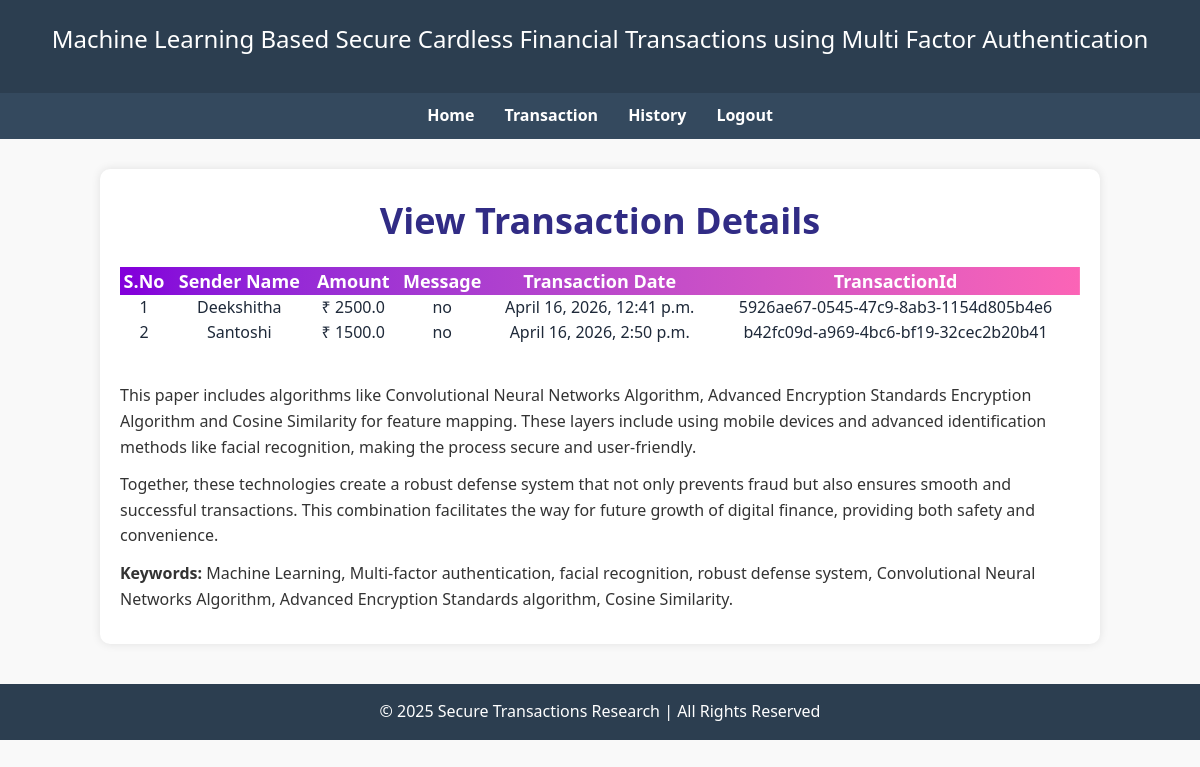
Page /viewHistory/ (signed in) on the committed database.
### users/models.py (models this page shows, shortened)
class TransactionModel(models.Model):
    sender_id = models.CharField(max_length=100)
    recipient_id = models.CharField(max_length=100)
    amount = models.FloatField()
    remarks = models.CharField(max_length=100)
    otp = models.CharField(max_length=100)
    transaction_id = models.CharField(max_length=100)
    cdate = models.DateTimeField(auto_now_add=True)
    class Meta:
        db_table = 'TransactionTable'

### users/views.py (the view)
# urls.py: path("viewHistory/", usr.viewHistory, name="viewHistory"),
def viewHistory(request):
    login_id = request.session.get('loginid')
    data = TransactionModel.objects.filter(recipient_id=login_id)
    return render(request, 'users/viewHistory.html', {'data': data})

### assets/templates/users/viewHistory.html
{% extends 'users/userbase.html'%}
{%load static%}
{%block contents%}
<p>
<h3 class="text-4xl font-extrabold text-indigo-900 mb-8 text-center">View Transaction Details</h3>
<br/>
<table class="table table-hover table-bordered text-gray-800 w-full">
    <thead class="bg-gradient-to-r from-purple-700 to-pink-400 text-white text-center">
    <tr class="text-lg font-semibold">
        <th>S.No</th>
        <th>Sender Name</th>
        <th>Amount</th>
        <th>Message</th>
        <th>Transaction Date</th>
        <th>TransactionId</th>
    </tr>
    </thead>
    <tbody>
    {% for i in data %}
    <tr class="hover:bg-gray-100 transition duration-300 ease-in-out">
        <td class="text-center py-4">{{ forloop.counter }}</td>
        <td class="text-center py-4">{{ i.sender_id }}</td>
        <td class="text-center py-4">&#8377; {{ i.amount }}</td>
        <td class="text-center py-4">{{ i.remarks }}</td>
        <td class="text-center py-4">{{ i.cdate }}</td>
        <td class="text-center py-4">{{ i.transaction_id }}</td>
    </tr>
    {% endfor %}
    </tbody>
</table>
</p>
<br>
<p>
    This paper includes algorithms like Convolutional Neural Networks Algorithm, Advanced Encryption Standards
    Encryption Algorithm and Cosine Similarity for feature mapping. These layers include using mobile devices
    and advanced identification methods like facial recognition, making the process secure and user-friendly.
</p>
<p>
    Together, these technologies create a robust defense system that not only prevents fraud but also ensures
    smooth and successful transactions. This combination facilitates the way for future growth of digital finance,
    providing both safety and convenience.
</p>
<p><strong>Keywords:</strong> Machine Learning, Multi-factor authentication, facial recognition, robust defense
    system, Convolutional Neural Networks Algorithm, Advanced Encryption Standards algorithm, Cosine Similarity.</p>
{%endblock%}

### assets/static/css/style.css (style rules this page uses)
* { margin: 0; padding: 0; box-sizing: border-box; font-family: 'Segoe UI', Tahoma, Geneva, Verdana, sans-serif; }
body { background-color: #f9f9f9; color: #333; line-height: 1.6; }
p, li { margin-bottom: 12px; }

### rows in the picture
TransactionModel: sender_id "Deekshitha", amount "2500.0", remarks "no", cdate "April 16, 2026, 12:41 p.m.", transaction_id "5926ae67-0545-47c9-8ab3-1154d805b4e6"
TransactionModel: sender_id "Santoshi", amount "1500.0", remarks "no", cdate "April 16, 2026, 2:50 p.m.", transaction_id "b42fc09d-a969-4bc6-bf19-32cec2b20b41"
